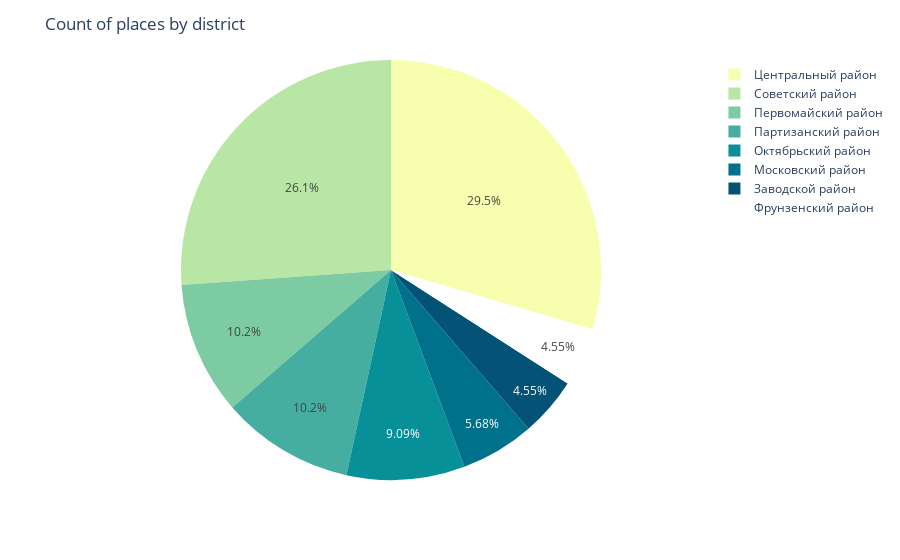

The notebook cell this image was saved under:
### Code cell
district_labels = bakery_full_df['district'].value_counts().index
district_values = bakery_full_df['district'].value_counts().values

fig = px.pie(bakery_full_df, values=district_values, names=district_labels,
            color_discrete_sequence=px.colors.sequential.Bluyl)
fig.update_layout(
    title = 'Count of places by district')
fig.show()

### Figure 1 — Plotly figure (JSON) as saved in the notebook; plotly's stock layout.template omitted (floating-point values rounded to 4 significant figures)
{"data": [{"domain": {"x": [0, 1], "y": [0, 1]}, "hovertemplate": "label=%{label}<br>value=%{value}<extra></extra>", "labels": ["Центральный район", "Советский район", "Первомайский район", "Партизанский район", "Октябрьский район", "Московский район", "Заводской район", "Фрунзенский район"], "legendgroup": "", "name": "", "showlegend": true, "type": "pie", "values": [26, 23, 9, 9, 8, 5, 4, 4]}], "layout": {"legend": {"tracegroupgap": 0}, "margin": {"t": 60}, "piecolorway": ["rgb(247, 254, 174)", "rgb(183, 230, 165)", "rgb(124, 203, 162)", "rgb(70, 174, 160)", "rgb(8, 144, 153)", "rgb(0, 113, 139)", "rgb(4, 82, 117)"], "title": {"text": "Count of places by district"}}}
